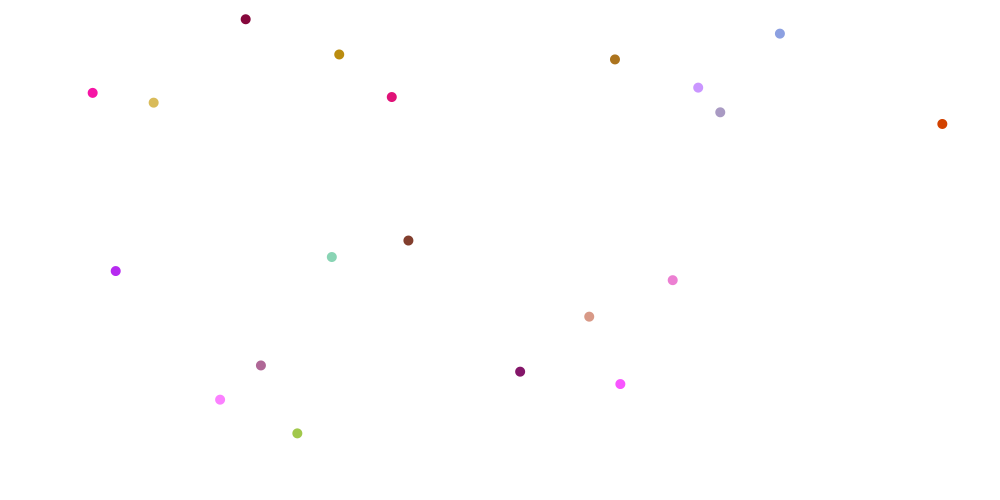
Frame 1 (no input)
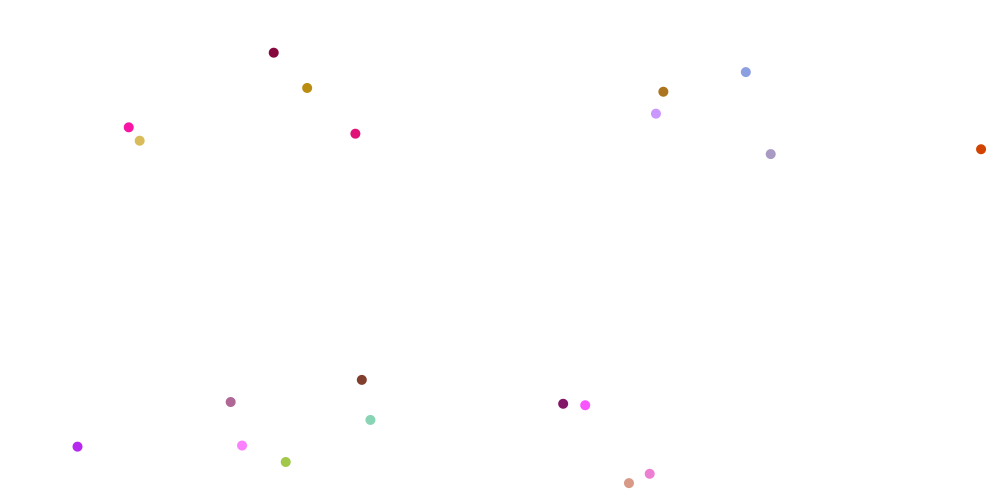
Frame 60 (the mouse pressed at the canvas centre just before this capture)
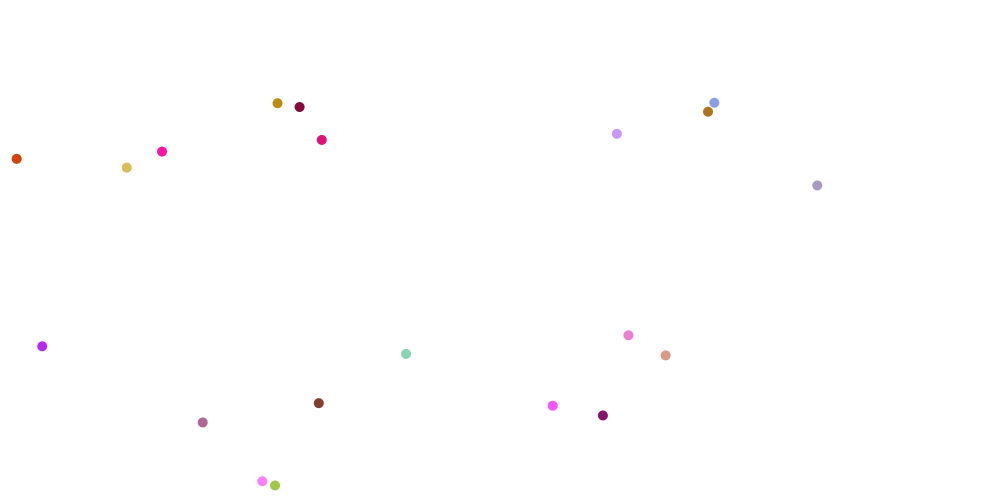
Frame 120 (the mouse held since frame 60 and released just before this capture)

The Processing sketch that drew these frames (run headless with seeded random() and noise(); from frame 60 on, the mouse is pressed at the canvas centre):

// Processing sketch: manyBalls
// ── manyBalls.pde
public class Ball{

  public PVector pos;
  public PVector velocity;
  float diam;
  color c;

  public Ball(PVector pos, PVector velocity, float diam, color c){
    this.diam = diam;
    this.velocity = velocity;
    this.c = c;
    this.pos = pos;
  }

  void setPos(float x, float y){
    this.pos.set(x, y);
  }

  void setVel(float x, float y){
    this.velocity.set(x, y);
  }

  void drawBall(){
    noStroke();
    fill(c);
    ellipse(this.pos.x, this.pos.y, diam, diam);
  }

  void move(){

    this.setVel(this.velocity.x, this.velocity.y + acceleration);
    this.setPos(this.pos.x + this.velocity.x * tpf, this.pos.y + this.velocity.y * tpf);


    if(this.pos.y > windowHeight){
      this.setVel(this.velocity.x, this.velocity.y * -1);
      this.setPos(this.pos.x, height - 1);
    }

    if(this.pos.x > windowWidth){
      this.setPos(0, this.pos.y);
    }
  }


}

//variable declarations ---------------------------------------------------------------

float windowWidth = 1000;
float windowHeight = 500;
float tpf;
float time;

//PVector vec = new PVector(500, 100);
//PVector vel = new PVector(50, 160);
float diam = 10;
//color c = color(255, 0, 0);
float acceleration = 50;
int numberOfBalls = 20;

PVector vecs[] = new PVector[numberOfBalls];
PVector vels[] = new PVector[numberOfBalls];
Ball balls[] = new Ball[numberOfBalls];
//Ball ball;

void setup(){
  size(1000, 500);
  frameRate(60);
  for(int i = 0; i < numberOfBalls; i ++){
    color c = color(random(128, 255), random(1, 255) , 15 * i);
    vecs[i] = new PVector(random(10, windowWidth -10), random(10, windowHeight - 10));
    vels[i] = new PVector(random(-50, 50), random(100, 200));
    balls[i] = new Ball(vecs[i], vels[i], diam, c);
  }
  //ball = new Ball(vec, vel, diam, c);
}

void draw(){
  int currentTime = millis();
  tpf = (currentTime - time) * 0.001f;
  background(255);

  for(int i = 0; i < numberOfBalls; i++){
    drawSite(balls[i]);
  }

  time = currentTime;
}

void drawSite(Ball ball){

  ball.drawBall();
  ball.move();
}
